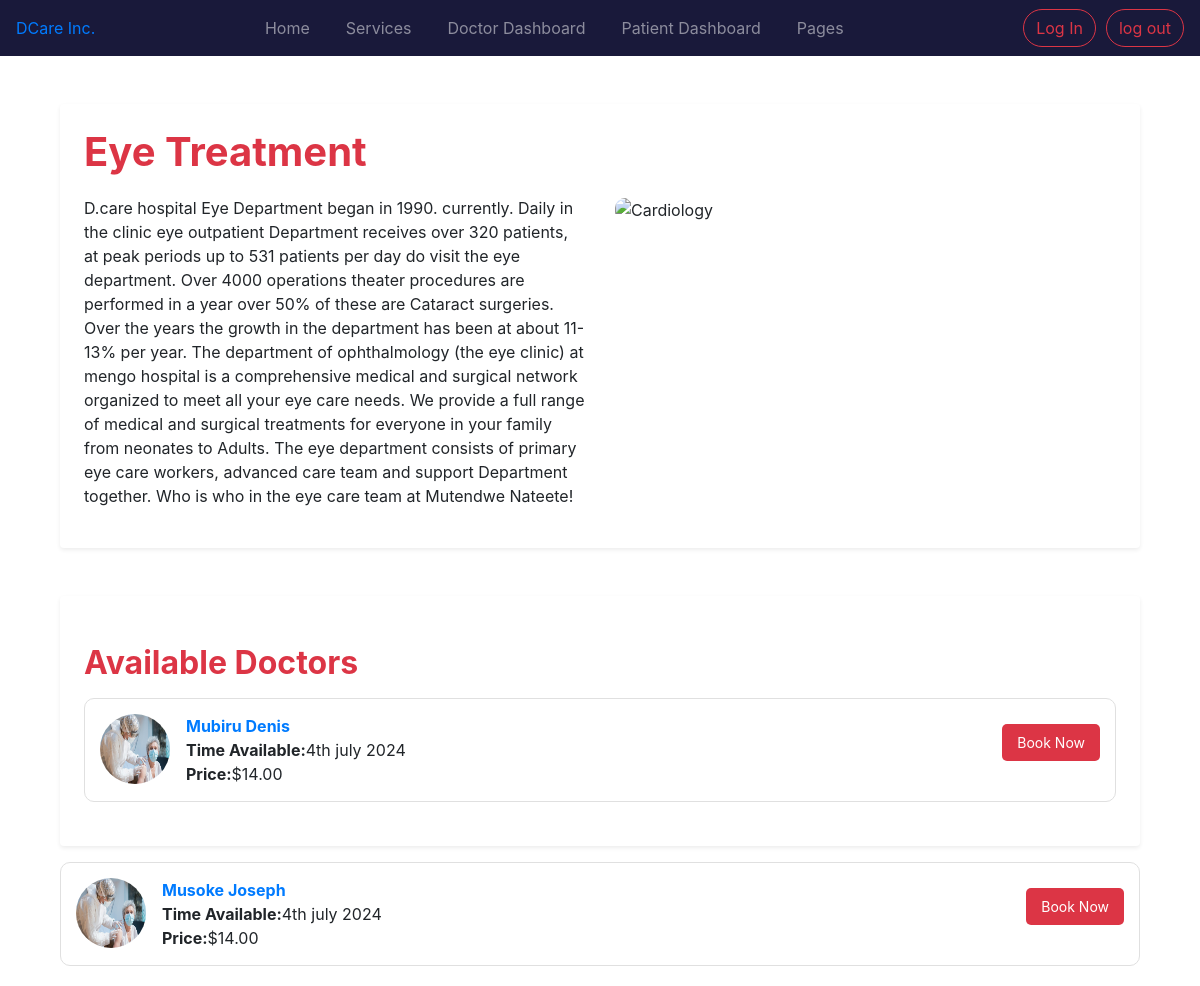
Page /service/2/ on the committed database.
### Base/models.py (models this page shows, shortened)
class Service(models.Model):
  image = models.FileField(upload_to='images/', null=True, blank=True)
  name = models.CharField(max_length=255)
  description = models.TextField(blank=True,null=True)
  cost = models.DecimalField(max_digits=10,decimal_places=2)
  available_doctors = models.ManyToManyField(doctor_models.Doctor,blank=True)

### doctor/models.py (models this page shows, shortened)
class Doctor(models.Model):
  user = models.OneToOneField(userauths_model.User,on_delete = models.CASCADE)
  image = models.FileField(upload_to= "images",null=True,blank=True)
  full_name = models.CharField(max_length=100, null=True, blank=True)
  mobile = models.CharField(max_length=100, null=True, blank=True)
  country = models.CharField(max_length=100, null=True, blank=True)
  bio_data = models.CharField(max_length=100, null=True, blank=True)
  specialization = models.CharField(max_length=100, null=True, blank=True)
  qualification = models.CharField(max_length=100, null=True, blank=True)
  year_of_experience = models.CharField(max_length=100, null=True, blank=True)
  next_available_appointment_date = models.CharField(max_length=100, null=True, blank=True)

### Base/views.py (the view)
# urls.py: path('service/<service_id>/', views.service_detail, name='service_detail'),
def service_detail(request, service_id):
    service = base_models.Service.objects.get(id = service_id)
    context = {
        'service':service
    }
    return render(request, 'users/service_detail.html',context)

### templates/users/service_detail.html (shortened to what this page needs)
{% extends 'users/base.html' %}
{% block content %}
    <div class="container">
        <div class="bg-white p-4 rounded shadow-sm service-content">
            <h1 class="service-title">{{service.name}}</h1>
            <div class="row">
                <div class="col-md-6">
                    <p>{{service.description}}</p>
                </div>
                <div class="col-md-6">
                    <img src="{{service.images.url}}" alt="Cardiology" class="img-fluid">
                </div>
            </div>
        </div>
        <div class="bg-white p-4 rounded shadow-sm mt-5">
            <h2 class="mt-4 font-weight-bold text-danger">Available Doctors</h2>
            {% for d in service.available_doctors.all %}
            <div class="doctor-card media mt-3">
                <img src="static/users/images/bg.jpg" alt="Doctor Amy Wyatt" class="mr-3">
                <div class="media-body d-flex justify-content-between align-items-center">
                    <di>
                        <h7 class="mt-0 font-weight-bold text-primary">{{d.full_name}}</h7>
                        <div class="d-flex gap-2">
                            <p class="fw-semibold mt-0 mb-0 font-weight-bold"> Time Available:</p>
                            <p class="mt-0 mb-0">4th july 2024</p>
                        </div>
                        <div class="d-flex gap-2">
                            <p class="fw-semibold mt-0 mb-0 font-weight-bold"> Price:</p>
                            <p class="mt-0 mb-0 custom-bold-red"> ${{service.cost}}</p>
                        </div>
                    </div>
                    <button class="book-now-btn">Book Now</button>
                </div>
            </div>
            {% endfor %}
        </div>
</body>
</html>
{% endblock %}

### templates/users/base.html (style rules this page uses)
.service-title { color: #dc3545; font-weight: bold; margin-bottom: 20px; }
.service-content img { width: 100%; max-width: 300px; height: auto; border-radius: 10px; }
.doctor-card { border: 1px solid #e0e0e0; border-radius: 10px; padding: 15px; margin-bottom: 20px; }
.doctor-card img { width: 70px; height: 70px; border-radius: 50%; }
.book-now-btn { margin-top: 10px; background-color: #dc3545; color: white; border: none; padding: 8px 15px; border-radius: 5px; font-size: 14px; cursor: pointer; }

### rows in the picture
Service: name "Eye Treatment", description "D.care hospital Eye Department began in 1990. currently. Daily in the clinic eye outpatient Department receives over 320 patients, at peak periods up to 531 patients per day do visit the eye department. Over 4000 operations theater procedures are performed in a year over 50% of these are Cataract surgeries. Over the years the growth in the department has been at about 11-13% per year. The department of ophthalmology (the eye clinic) at mengo hospital is a comprehensive medical and surgical network organized to meet all your eye care needs. We provide a full range of medical and surgical treatments for everyone in your family from neonates to Adults. The eye department consists of primary…", cost "14.00"
Doctor: full_name "Mubiru Denis"
Doctor: full_name "Musoke Joseph"
